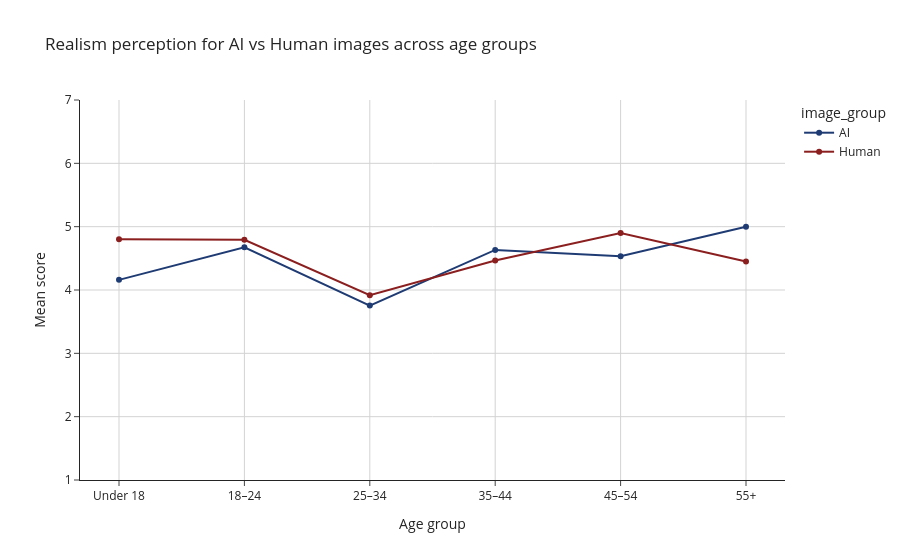

The notebook cell this image was saved under:
### Markdown cell above
#### 3.2 Variation in realism perception across age groups: 

To build on the overall perceptual comparison, this subsection focuses specifically on realism and examines how it varies across age groups. Realism was selected as the focal dimension because it was one of the weaker performing attributes in the descriptive analysis and because it is particularly relevant to the question of whether consumers can meaningfully distinguish between AI and human created content. 

The rationale for this analysis is that perceptions of realism may not be uniform across respondents. Different age groups are likely to differ in their familiarity with digital imagery, their exposure to online content, and their sensitivity to artificial looking visuals. As a result, realism provides a useful way to explore whether demographic characteristics shape how AI marketing images are interpreted. Rather than treating all respondents as a single group, this section investigates whether the gap between AI and human created content changes across stages of the age distribution. Furthermore, the analysis in this section adds nuance to the main research question as the effectiveness of AI generated content may depend not only on the image itself, but also on the type of audience viewing it. Finally, by focusing on realism across age groups, the analysis done therefore helps assess whether AI generated visuals are more acceptable to some audiences than others.

### Code cell
#filtering only realism dimension to focus on differences in perceived realism:
realism_data = filtered[filtered["dimension"] == "Realism"].copy()

#cleaning and standardising age labels to ensure consistency across responses:
realism_data["Age"] = realism_data["Age"].astype(str).str.strip().str.replace(r"\s*-\s*", "-", regex=True).str.replace("–", "-")

#aligning all age labels to a consistent format for grouping:
realism_data["Age"] = realism_data["Age"].replace({"18-24": "18–24", "25-34": "25–34", "35-44": "35–44", "45-54": "45–54", "55+": "55+", "Under 18": "Under 18"})

#defining the age order to improve readability in visual output:
age_order = ["Under 18", "18–24", "25–34", "35–44", "45–54", "55+"]

#converting age into ordered categorical variable to preserve correct plotting order:
realism_data["Age"] = pd.Categorical(realism_data["Age"], categories=age_order, ordered=True)

#calculating mean realism scores by age group and image type to compare perceptions:
demo_summary = realism_data.dropna(subset=["Age"]).groupby(["Age", "image_group"])["score"].mean().reset_index()

#creating line chart to compare how realism perception differs across age groups for ai vs human images:
fig = px.line(demo_summary, x="Age", y="score", color="image_group", markers=True,
              title="Realism perception for AI vs Human images across age groups",
              category_orders={"Age": age_order},
              color_discrete_map={"AI": "#1f3b73", "Human": "#8b1e1e"})

#applying consistent styling to match other visuals in the analysis:
fig.update_layout(template="simple_white",
                  xaxis=dict(title="Age group", showgrid=True, gridcolor="lightgrey"),
                  yaxis=dict(title="Mean score", range=[1, 7], dtick=1, showgrid=True, gridcolor="lightgrey"))

#displaying final chart:
fig.show()

### Figure 1 — Plotly figure (JSON) as saved in the notebook; plotly's stock layout.template omitted (floating-point values rounded to 4 significant figures)
{"data": [{"hovertemplate": "image_group=AI<br>Age=%{x}<br>score=%{y}<extra></extra>", "legendgroup": "AI", "line": {"color": "#1f3b73", "dash": "solid"}, "marker": {"symbol": "circle"}, "mode": "lines+markers", "name": "AI", "orientation": "v", "showlegend": true, "type": "scatter", "x": ["Under 18", "18–24", "25–34", "35–44", "45–54", "55+"], "xaxis": "x", "y": [4.16, 4.673, 3.755, 4.633, 4.533, 5.0], "yaxis": "y"}, {"hovertemplate": "image_group=Human<br>Age=%{x}<br>score=%{y}<extra></extra>", "legendgroup": "Human", "line": {"color": "#8b1e1e", "dash": "solid"}, "marker": {"symbol": "circle"}, "mode": "lines+markers", "name": "Human", "orientation": "v", "showlegend": true, "type": "scatter", "x": ["Under 18", "18–24", "25–34", "35–44", "45–54", "55+"], "xaxis": "x", "y": [4.8, 4.793, 3.918, 4.467, 4.9, 4.45], "yaxis": "y"}], "layout": {"legend": {"title": {"text": "image_group"}, "tracegroupgap": 0}, "title": {"text": "Realism perception for AI vs Human images across age groups"}, "xaxis": {"anchor": "y", "categoryarray": ["Under 18", "18–24", "25–34", "35–44", "45–54", "55+"], "categoryorder": "array", "domain": [0, 1], "gridcolor": "lightgrey", "showgrid": true, "title": {"text": "Age group"}}, "yaxis": {"anchor": "x", "domain": [0, 1], "dtick": 1, "gridcolor": "lightgrey", "range": [1, 7], "showgrid": true, "title": {"text": "Mean score"}}}}
